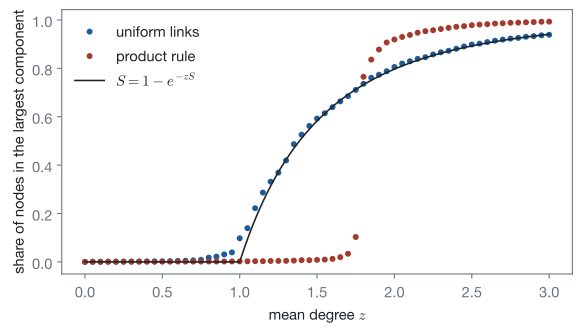

Reproduce this figure in Python.
"""Largest component of graphs grown by random links and by the product rule, against S = 1 - exp(-zS) (Gros Fig. 1.9)."""
import os
import sys

sys.path.insert(0, os.path.join(os.path.dirname(os.path.abspath(__file__)), "..", "..", "..", "_filters"))
from figstyle import *  # noqa: E402,F403

import numpy as np  # noqa: E402
from scipy.optimize import brentq  # noqa: E402
from skcomplex.core.analysis import clusters  # noqa: E402
from skcomplex.core.engine.runtime import simulate  # noqa: E402
from skcomplex.systems.mathematics.networks import ExplosivePercolationSystem  # noqa: E402

N = 4000
frames = np.arange(0, int(1.5 * N) + 1, 100)
z = 2 * frames / N
fig, ax = plt.subplots(figsize=(6.2, 3.6))
for candidates, color, label in ((1, ACCENT, "uniform links"), (2, STATEMENT, "product rule")):
    trajectory = simulate(ExplosivePercolationSystem(N, candidates=candidates), until=int(1.5 * N), random_state=1)
    share = [clusters(trajectory.get_network(int(f)).get_graph(), kind="sizes").sizes[0] / N for f in frames]
    ax.plot(z, share, "o", ms=3.5, color=color, label=label)
theory = [brentq(lambda s: s - 1 + np.exp(-x * s), 1e-12, 1) if x > 1 else 0.0 for x in np.linspace(0, 3, 301)]
ax.plot(np.linspace(0, 3, 301), theory, color=INK, lw=1.2, label=r"$S = 1 - e^{-zS}$")
ax.set_xlabel(r"mean degree $z$")
ax.set_ylabel("share of nodes in the largest component")
ax.legend(frameon=False)
fig.tight_layout()
save_figure(fig, "giant_component")
